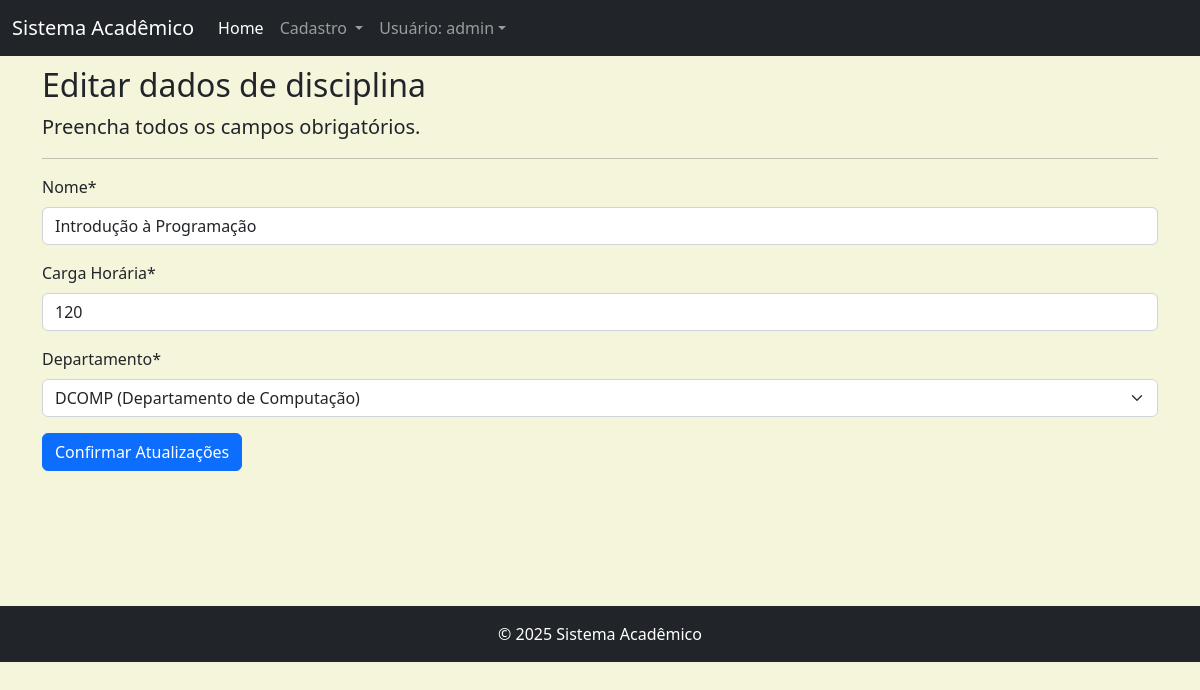
The app's page /editar/disciplina/1/ (signed in) with its own data.
### cadastros/models.py (models this page shows, shortened)
class Disciplina(models.Model):
    nome = models.CharField(max_length=100)
    cargaHoraria = models.IntegerField(verbose_name="Carga Horária")
    departamento = models.ForeignKey(Departamento, on_delete=models.PROTECT)

class Departamento(models.Model):
    nome = models.CharField(max_length=50)
    sigla = models.CharField(max_length=5)
    def __str__(self):
        return "{} ({})".format(self.sigla, self.nome)

### cadastros/views.py (the view)
class DisciplinaUpdate(GroupRequiredMixin, LoginRequiredMixin, UpdateView):
    group_required = u"Administrador"
    model = Disciplina
    fields = ['nome', 'cargaHoraria', 'departamento']
    template_name = 'cadastros/form.html'
    success_url = reverse_lazy('listar-disciplina')
    login_url = reverse_lazy('login')
    def get_context_data(self, *args, **kwargs):
        context = super().get_context_data(*args, **kwargs)
        context['titulo'] = "Editar dados de disciplina"
        context['botao'] = "Confirmar Atualizações"
        return context

### cadastros/templates/cadastros/form.html (shortened to what this page needs)
{% extends 'paginas/base.html' %}
{% load static %}
{% load crispy_forms_tags %}
{% block conteudo %}
<h2>{{ titulo }}</h2>
<p class="lead">
    Preencha todos os campos obrigatórios.
</p>
<hr>
<form action="" method="POST">
    {{ form|crispy }}
    <button type="submit" class="btn btn-primary">
        {{ botao }}
    </button>
</form>
{% endblock %}

### paginas/templates/paginas/base.html (shortened to what this page needs)
{% load static %}
<!DOCTYPE html>
<html lang="pt-br">
<head>
    <link rel="stylesheet" href="https://cdn.jsdelivr.net/npm/bootstrap@5.2.3/dist/css/bootstrap.min.css">
    <link rel="stylesheet" href="{% static 'css/style.css' %}">
</head>
<body>
    <nav class="navbar navbar-expand-lg navbar-dark bg-dark">
        <div class="container-fluid">
            <a class="navbar-brand" href="#">Sistema Acadêmico</a>
            <div class="collapse navbar-collapse" id="navbarNav">
                <ul class="navbar-nav">
                    <li class="nav-item">
                        <a class="nav-link active" aria-current="page" href="{% url 'inicio' %}">Home</a>
                    </li>
                    {% if request.user.is_authenticated %}
                    <li class="nav-item dropdown" id="dropdownCadastro">
                        <a class="nav-link dropdown-toggle" role="button"
                        data-bs-toggle="dropdown" aria-expanded="false" href="#">
                            Cadastro
                        </a>
                    </li>
                    {% endif %}
                    {% if request.user.is_authenticated %}
                    <li class="nav-item dropdown" id="dropdownLogin">
                        <a class="nav-link dropdown-toggle" role="button" data-bs-toggle="dropdown" aria-expanded="false" href="#">Usuário: {{ user }}</a>
                    </li>
                    {% endif %}
                </ul>
            </div>
        </div>
    </nav>
    <div class="container">
        {% block conteudo %}{% endblock %}
    </div>
    <footer class="footer mt-auto py-3 bg-dark">
        <div class="rodape">
            {% block rodape %}
            <span class="text-bg-dark">© 2025 Sistema Acadêmico</span>
            {% endblock %}
        </div>
    </footer>
</body>
</html>

### static/css/style.css (style rules this page uses)
body { background-color: beige; }
.container { min-height: 550px; padding-top: 10px; }
.rodape { text-align: center; }

### records on screen
Disciplina: nome "Introdução à Programação", cargaHoraria "120", departamento "DCOMP (Departamento de Computação)"

### other values on screen
{{ user }} "admin"
{{ titulo }} "Editar dados de disciplina"
{{ botao }} "Confirmar Atualizações"
